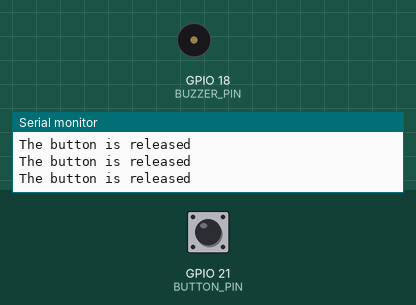
Simulated run of this program. Board: ESP32. Parts: buzzer (waves = sounding), the last lines printed to the serial monitor. Inputs (shaded band) come from the test bench; at power-on: GPIO 21 (BUTTON_PIN) HIGH.

Above: at 1.2 s.
1.3 s: GPIO 21 (BUTTON_PIN) pulled LOW for 0.15 s
At 1.41 s:
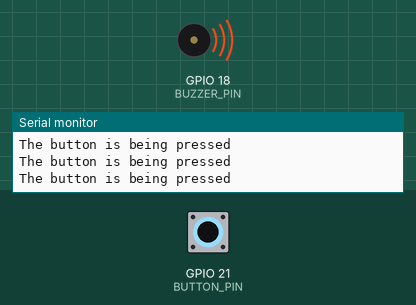
2.9 s: GPIO 21 (BUTTON_PIN) pulled LOW for 0.15 s
At 3.6 s:
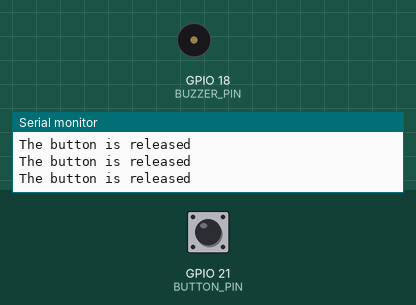
6.0 s: GPIO 21 (BUTTON_PIN) pulled LOW for 1 s
At 6.5 s:
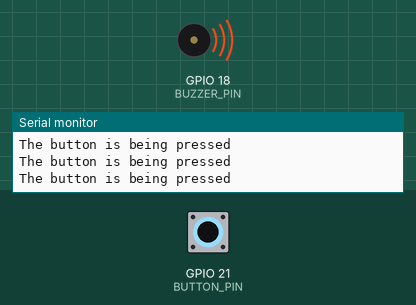
10.0 s: GPIO 21 (BUTTON_PIN) pulled LOW for 1 s
At 12.1 s:
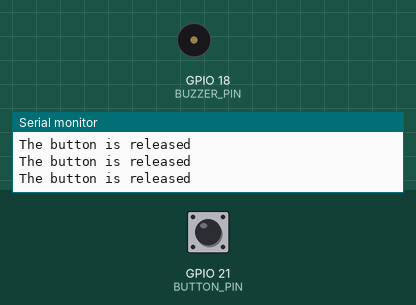
14.0 s: GPIO 21 (BUTTON_PIN) pulled LOW for 3.2 s
At 14.8 s:
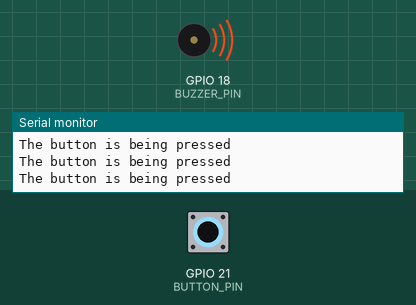
20.2 s: GPIO 21 (BUTTON_PIN) pulled LOW for 0.15 s
At 20.9 s:
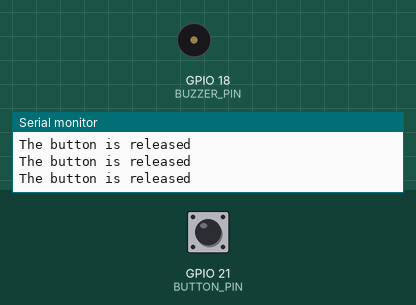
Timing chart, 0 to 23.2 s (numbered marks = the images above; inputs shaded):
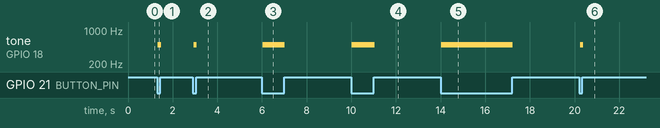

Measured:
- after the input at 1.3 s, tone on GPIO 18 (BUZZER_PIN): silent → 500 Hz at once, → silent 0.15 s later
- after the input at 2.9 s, tone on GPIO 18 (BUZZER_PIN): silent → 500 Hz at once, → silent 0.15 s later
- after the input at 6.0 s, tone on GPIO 18 (BUZZER_PIN): silent → 500 Hz at once, → silent 0.99 s later
- after the input at 10.0 s, tone on GPIO 18 (BUZZER_PIN): silent → 500 Hz at once, → silent 1.0 s later
- after the input at 14.0 s, tone on GPIO 18 (BUZZER_PIN): silent → 500 Hz at once, → silent 3.2 s later
- after the input at 20.2 s, tone on GPIO 18 (BUZZER_PIN): silent → 500 Hz after 0.05 s, → silent 0.15 s later

The program:

main.cpp
```cpp
#include <Arduino.h>

#define BUTTON_PIN 21
#define BUZZER_PIN 18


void setup() {
  // put your setup code here, to run once:
  Serial.begin(9600);
  pinMode(BUTTON_PIN, INPUT_PULLUP);
  pinMode(BUZZER_PIN, OUTPUT);

}

void loop() {
  // put your main code here, to run repeatedly:
  int buttonState = digitalRead(BUTTON_PIN);

  if (buttonState == LOW) {
    Serial.println("The button is being pressed");
    //digitalWrite(BUZZER_PIN, HIGH); // turn on
    tone(BUZZER_PIN, 500);
  }
  else {
    if (buttonState == HIGH) {
      Serial.println("The button is released");
      //digitalWrite(BUZZER_PIN, LOW); // turn off
      noTone(BUZZER_PIN);
    }
  }
}
```
